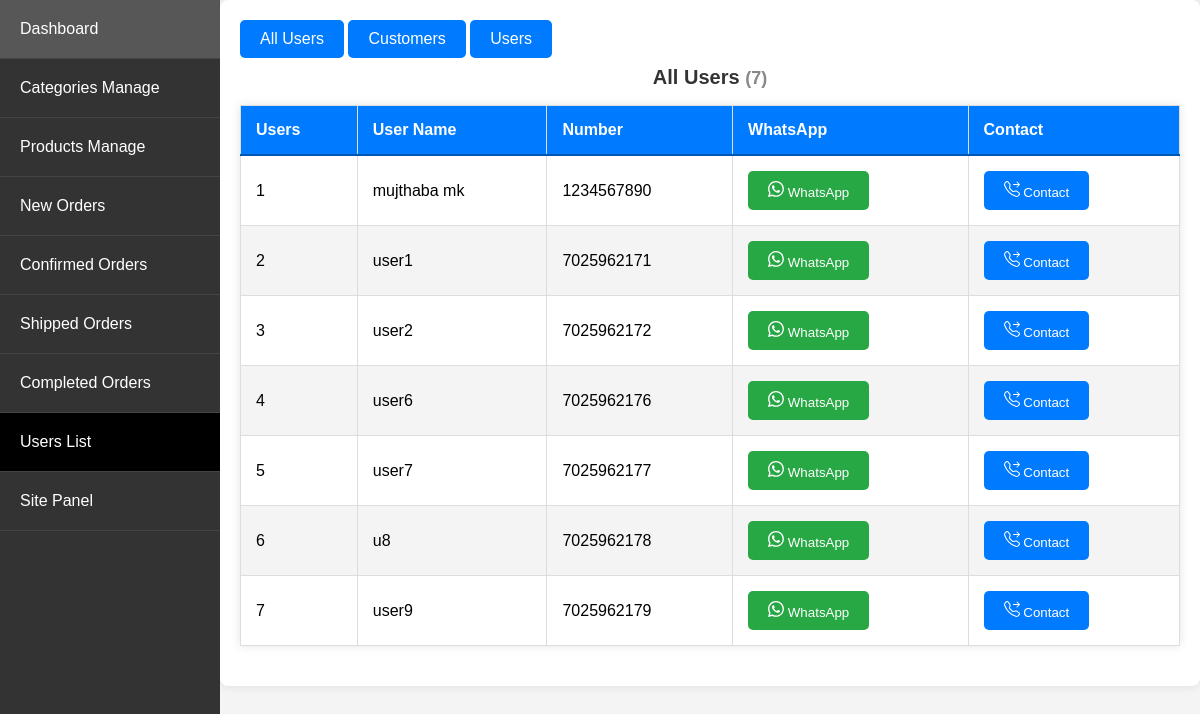
The page /admin_app/admin_app/users/ (signed in) on the database as committed earlier.
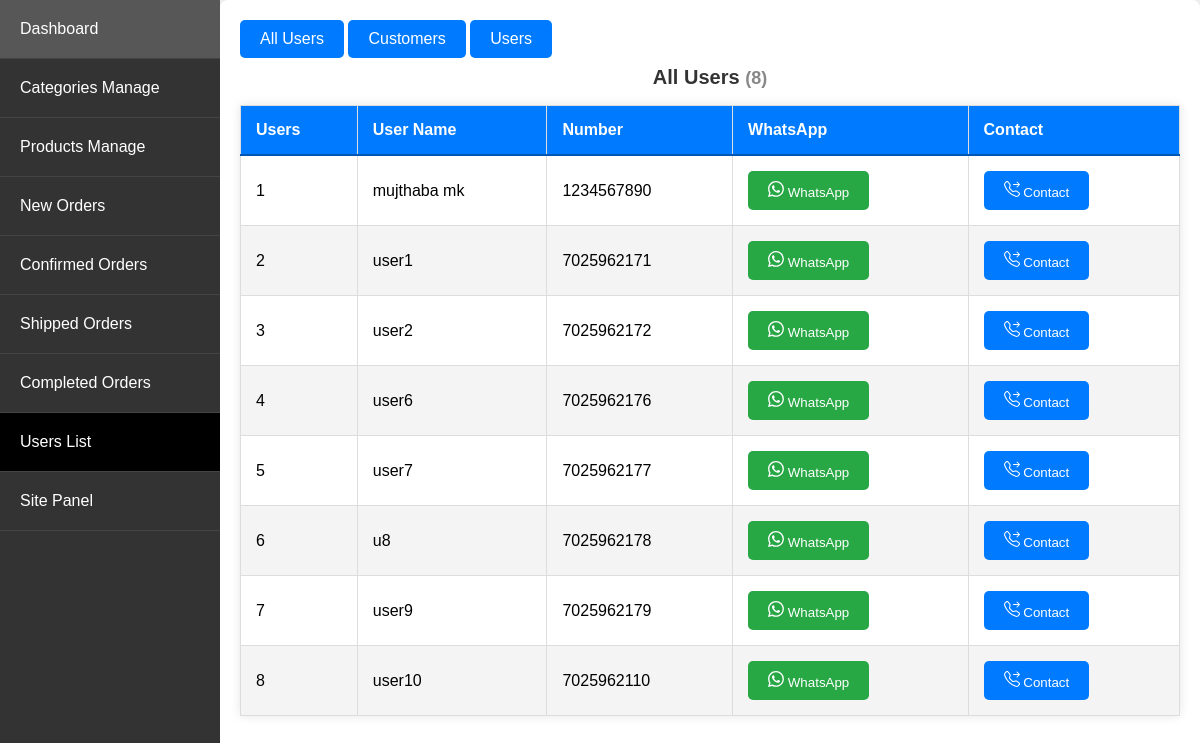
The same page on the database as committed later.
### store/models.py (models this page shows, shortened)
class Customer(models.Model):
    user = models.OneToOneField(User, on_delete=models.CASCADE)
    name = models.CharField(max_length=200, null=True)
    contact_number = models.CharField(max_length=12, unique=True, null=True)

### admin_app/views.py (the view)
# urls.py: path('admin_app/users/', views.users_list, name='users_list'),
@login_required
@user_passes_test(is_admin)
def users_list(request):
    total_users = Customer.objects.all()
    complete_orders = Order.objects.filter(complete=True)
    customer_ids_with_complete_orders = set(complete_orders.values_list('customer_id', flat=True))
    customers_with_complete_orders = Customer.objects.filter(id__in=customer_ids_with_complete_orders)
    only_users = total_users.exclude(id__in=customer_ids_with_complete_orders)
    return render(request, 'admin_app/users_list.html', {
        'total_users': total_users,
        'customers_with_complete_orders': customers_with_complete_orders,
        'only_users': only_users
    })

### admin_app/views.py (called while the page is built)
def is_admin(user):
    return user.is_superuser

### store/context_processors.py (called while the page is built)
def menu_link(request): # this function don't wanna call to work, it's defined in setting to work
    links_list = Category.objects.annotate(
        num_products=Count('product', filter=Q(product__active=True, product__stock__gt=0))
    ).filter(num_products__gt=0).order_by('name')  # Add an order_by clause here
    paginator3 = Paginator(links_list, 8)
    try:
        page = int(request.GET.get('page', '1'))
    except:
        page = 1
    try:
        links = paginator3.page(page)
    except (InvalidPage, EmptyPage):
        links = paginator3.page(paginator3.num_pages)
    return dict(links=links)

def cart_data(request):
    data = cartData(request)
    cartItems = data['cartItems']
    return {'cartItems': cartItems}

def wishlist_count(request):
    if request.user.is_authenticated:
        wishlist_count = Wishlist.objects.filter(user=request.user).count()
    else:
        cookie_data = cookieWishlist(request)
        wishlist_count = cookie_data['wishlist_count']
    return {'wishlist_count': wishlist_count}

### admin_app/templates/admin_app/users_list.html (shortened to what this page needs)
{% extends 'admin_app/base_admin.html' %}
{% block content %}
<div class="navbar">
    <a class="button_proudct_list" href="#total_users" onclick="showSection('total_users')">All Users</a>
    <a class="button_proudct_list" href="#customers_with_complete_orders" onclick="showSection('customers_with_complete_orders')">Customers</a>
    <a class="button_proudct_list" href="#only_users" onclick="showSection('only_users')">Users</a>
</div>
<div class="content">
    <div id="total_users" class="section">
        <h1 class="section-title">All Users <span class="section-count">({{ total_users|length }})</span></h1>
        <ol>
            <table>
                <thead>
                    <tr>
                        <th>Users</th>
                        <th>User Name</th>
                        <th>Number</th>
                        <th>WhatsApp</th>
                        <th>Contact</th>
                    </tr>
                </thead>
                <tbody>
                    {% for user in total_users %}
                    <tr>
                        <td>{{ forloop.counter }}</td>
                        <td>{{ user.name }}</td>
                        <td>{{ user.contact_number }}</td>
                        <td>
                            <a href="https://wa.me/{{ user.contact_number }}" target="_blank">
                                <button type="button" class="btn btn-success">
                                    WhatsApp
                                </button>
                            </a>
                        </td>
                        <td>
                            <a href="tel:{{ user.contact_number }}">
                                <button type="button" class="btn btn-primary">
                                    Contact
                                </button>
                            </a>
                        </td>
                    </tr>
                    {% endfor %}
                </tbody>
            </table>
        </ol>
    </div>
</div>
{% endblock %}

Rows that differ between the two databases and show on the page:
added Customer: name "user10", contact_number "7025962110"
Other text that changed with them:
{{ total_users|length }}: "7" → "8"
